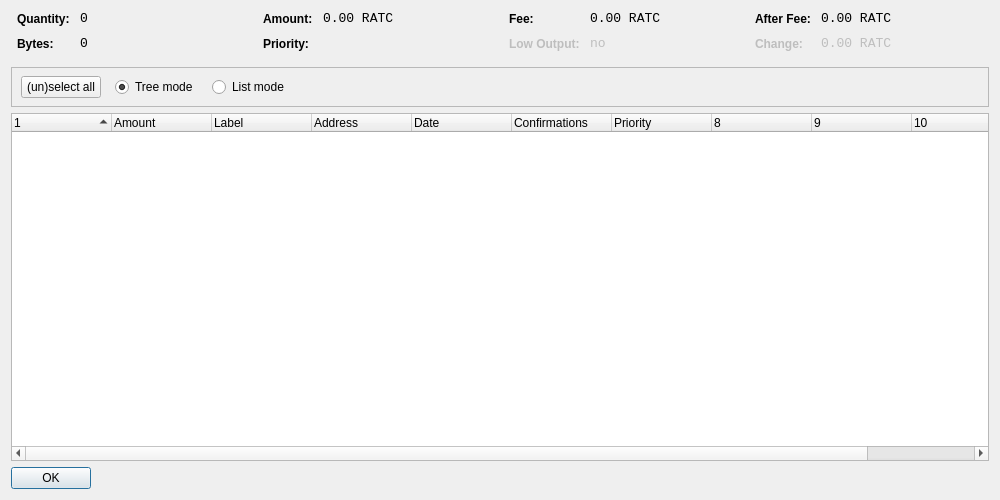
<?xml version="1.0" encoding="UTF-8"?>
<ui version="4.0">
 <class>CoinControlDialog</class>
 <widget class="QDialog" name="CoinControlDialog">
  <property name="geometry">
   <rect>
    <x>0</x>
    <y>0</y>
    <width>1000</width>
    <height>500</height>
   </rect>
  </property>
  <property name="windowTitle">
   <string>Coin Control</string>
  </property>
  <layout class="QVBoxLayout" name="verticalLayout">
   <item>
    <layout class="QHBoxLayout" name="horizontalLayoutTop" stretch="0,0,0,0">
     <property name="topMargin">
      <number>0</number>
     </property>
     <property name="bottomMargin">
      <number>10</number>
     </property>
     <item>
      <layout class="QFormLayout" name="formLayoutCoinControl1">
       <property name="horizontalSpacing">
        <number>10</number>
       </property>
       <property name="verticalSpacing">
        <number>10</number>
       </property>
       <property name="leftMargin">
        <number>6</number>
       </property>
       <property name="rightMargin">
        <number>6</number>
       </property>
       <item row="0" column="0">
        <widget class="QLabel" name="labelCoinControlQuantityText">
         <property name="styleSheet">
          <string notr="true">font-weight:bold;</string>
         </property>
         <property name="text">
          <string>Quantity:</string>
         </property>
        </widget>
       </item>
       <item row="0" column="1">
        <widget class="QLabel" name="labelCoinControlQuantity">
         <property name="font">
          <font>
           <family>Monospace</family>
           <pointsize>10</pointsize>
          </font>
         </property>
         <property name="cursor">
          <cursorShape>IBeamCursor</cursorShape>
         </property>
         <property name="contextMenuPolicy">
          <enum>Qt::ActionsContextMenu</enum>
         </property>
         <property name="text">
          <string>0</string>
         </property>
         <property name="textInteractionFlags">
          <set>Qt::LinksAccessibleByMouse|Qt::TextSelectableByKeyboard|Qt::TextSelectableByMouse</set>
         </property>
        </widget>
       </item>
       <item row="1" column="0">
        <widget class="QLabel" name="labelCoinControlBytesText">
         <property name="styleSheet">
          <string notr="true">font-weight:bold;</string>
         </property>
         <property name="text">
          <string>Bytes:</string>
         </property>
        </widget>
       </item>
       <item row="1" column="1">
        <widget class="QLabel" name="labelCoinControlBytes">
         <property name="font">
          <font>
           <family>Monospace</family>
           <pointsize>10</pointsize>
          </font>
         </property>
         <property name="cursor">
          <cursorShape>IBeamCursor</cursorShape>
         </property>
         <property name="contextMenuPolicy">
          <enum>Qt::ActionsContextMenu</enum>
         </property>
         <property name="text">
          <string>0</string>
         </property>
         <property name="textInteractionFlags">
          <set>Qt::LinksAccessibleByMouse|Qt::TextSelectableByKeyboard|Qt::TextSelectableByMouse</set>
         </property>
        </widget>
       </item>
      </layout>
     </item>
     <item>
      <layout class="QFormLayout" name="formLayoutCoinControl2">
       <property name="horizontalSpacing">
        <number>10</number>
       </property>
       <property name="verticalSpacing">
        <number>10</number>
       </property>
       <property name="leftMargin">
        <number>6</number>
       </property>
       <property name="rightMargin">
        <number>6</number>
       </property>
       <item row="0" column="0">
        <widget class="QLabel" name="labelCoinControlAmountText">
         <property name="styleSheet">
          <string notr="true">font-weight:bold;</string>
         </property>
         <property name="text">
          <string>Amount:</string>
         </property>
        </widget>
       </item>
       <item row="0" column="1">
        <widget class="QLabel" name="labelCoinControlAmount">
         <property name="font">
          <font>
           <family>Monospace</family>
           <pointsize>10</pointsize>
          </font>
         </property>
         <property name="cursor">
          <cursorShape>IBeamCursor</cursorShape>
         </property>
         <property name="contextMenuPolicy">
          <enum>Qt::ActionsContextMenu</enum>
         </property>
         <property name="text">
          <string>0.00 RATC</string>
         </property>
         <property name="textInteractionFlags">
          <set>Qt::LinksAccessibleByMouse|Qt::TextSelectableByKeyboard|Qt::TextSelectableByMouse</set>
         </property>
        </widget>
       </item>
       <item row="1" column="0">
        <widget class="QLabel" name="labelCoinControlPriorityText">
         <property name="styleSheet">
          <string notr="true">font-weight:bold;</string>
         </property>
         <property name="text">
          <string>Priority:</string>
         </property>
        </widget>
       </item>
       <item row="1" column="1">
        <widget class="QLabel" name="labelCoinControlPriority">
         <property name="font">
          <font>
           <family>Monospace</family>
           <pointsize>10</pointsize>
          </font>
         </property>
         <property name="cursor">
          <cursorShape>IBeamCursor</cursorShape>
         </property>
         <property name="contextMenuPolicy">
          <enum>Qt::ActionsContextMenu</enum>
         </property>
         <property name="text">
          <string/>
         </property>
         <property name="textInteractionFlags">
          <set>Qt::LinksAccessibleByMouse|Qt::TextSelectableByKeyboard|Qt::TextSelectableByMouse</set>
         </property>
        </widget>
       </item>
      </layout>
     </item>
     <item>
      <layout class="QFormLayout" name="formLayoutCoinControl3">
       <property name="horizontalSpacing">
        <number>10</number>
       </property>
       <property name="verticalSpacing">
        <number>10</number>
       </property>
       <property name="leftMargin">
        <number>6</number>
       </property>
       <property name="rightMargin">
        <number>6</number>
       </property>
       <item row="0" column="0">
        <widget class="QLabel" name="labelCoinControlFeeText">
         <property name="styleSheet">
          <string notr="true">font-weight:bold;</string>
         </property>
         <property name="text">
          <string>Fee:</string>
         </property>
        </widget>
       </item>
       <item row="0" column="1">
        <widget class="QLabel" name="labelCoinControlFee">
         <property name="font">
          <font>
           <family>Monospace</family>
           <pointsize>10</pointsize>
          </font>
         </property>
         <property name="cursor">
          <cursorShape>IBeamCursor</cursorShape>
         </property>
         <property name="contextMenuPolicy">
          <enum>Qt::ActionsContextMenu</enum>
         </property>
         <property name="text">
          <string>0.00 RATC</string>
         </property>
         <property name="textInteractionFlags">
          <set>Qt::LinksAccessibleByMouse|Qt::TextSelectableByKeyboard|Qt::TextSelectableByMouse</set>
         </property>
        </widget>
       </item>
       <item row="1" column="0">
        <widget class="QLabel" name="labelCoinControlLowOutputText">
         <property name="enabled">
          <bool>false</bool>
         </property>
         <property name="styleSheet">
          <string notr="true">font-weight:bold;</string>
         </property>
         <property name="text">
          <string>Low Output:</string>
         </property>
        </widget>
       </item>
       <item row="1" column="1">
        <widget class="QLabel" name="labelCoinControlLowOutput">
         <property name="enabled">
          <bool>false</bool>
         </property>
         <property name="font">
          <font>
           <family>Monospace</family>
           <pointsize>10</pointsize>
          </font>
         </property>
         <property name="cursor">
          <cursorShape>IBeamCursor</cursorShape>
         </property>
         <property name="contextMenuPolicy">
          <enum>Qt::ActionsContextMenu</enum>
         </property>
         <property name="text">
          <string>no</string>
         </property>
         <property name="textInteractionFlags">
          <set>Qt::LinksAccessibleByMouse|Qt::TextSelectableByKeyboard|Qt::TextSelectableByMouse</set>
         </property>
        </widget>
       </item>
      </layout>
     </item>
     <item>
      <layout class="QFormLayout" name="formLayoutCoinControl4">
       <property name="fieldGrowthPolicy">
        <enum>QFormLayout::AllNonFixedFieldsGrow</enum>
       </property>
       <property name="horizontalSpacing">
        <number>10</number>
       </property>
       <property name="verticalSpacing">
        <number>10</number>
       </property>
       <property name="leftMargin">
        <number>6</number>
       </property>
       <property name="rightMargin">
        <number>6</number>
       </property>
       <item row="0" column="0">
        <widget class="QLabel" name="labelCoinControlAfterFeeText">
         <property name="styleSheet">
          <string notr="true">font-weight:bold;</string>
         </property>
         <property name="text">
          <string>After Fee:</string>
         </property>
        </widget>
       </item>
       <item row="0" column="1">
        <widget class="QLabel" name="labelCoinControlAfterFee">
         <property name="font">
          <font>
           <family>Monospace</family>
           <pointsize>10</pointsize>
          </font>
         </property>
         <property name="cursor">
          <cursorShape>IBeamCursor</cursorShape>
         </property>
         <property name="contextMenuPolicy">
          <enum>Qt::ActionsContextMenu</enum>
         </property>
         <property name="text">
          <string>0.00 RATC</string>
         </property>
         <property name="textInteractionFlags">
          <set>Qt::LinksAccessibleByMouse|Qt::TextSelectableByKeyboard|Qt::TextSelectableByMouse</set>
         </property>
        </widget>
       </item>
       <item row="1" column="0">
        <widget class="QLabel" name="labelCoinControlChangeText">
         <property name="enabled">
          <bool>false</bool>
         </property>
         <property name="styleSheet">
          <string notr="true">font-weight:bold;</string>
         </property>
         <property name="text">
          <string>Change:</string>
         </property>
        </widget>
       </item>
       <item row="1" column="1">
        <widget class="QLabel" name="labelCoinControlChange">
         <property name="enabled">
          <bool>false</bool>
         </property>
         <property name="font">
          <font>
           <family>Monospace</family>
           <pointsize>10</pointsize>
          </font>
         </property>
         <property name="cursor">
          <cursorShape>IBeamCursor</cursorShape>
         </property>
         <property name="contextMenuPolicy">
          <enum>Qt::ActionsContextMenu</enum>
         </property>
         <property name="text">
          <string>0.00 RATC</string>
         </property>
         <property name="textInteractionFlags">
          <set>Qt::LinksAccessibleByMouse|Qt::TextSelectableByKeyboard|Qt::TextSelectableByMouse</set>
         </property>
        </widget>
       </item>
      </layout>
     </item>
    </layout>
   </item>
   <item>
    <widget class="QFrame" name="frame">
     <property name="minimumSize">
      <size>
       <width>0</width>
       <height>40</height>
      </size>
     </property>
     <property name="frameShape">
      <enum>QFrame::StyledPanel</enum>
     </property>
     <property name="frameShadow">
      <enum>QFrame::Sunken</enum>
     </property>
     <widget class="QWidget" name="horizontalLayoutWidget">
      <property name="geometry">
       <rect>
        <x>10</x>
        <y>0</y>
        <width>781</width>
        <height>41</height>
       </rect>
      </property>
      <layout class="QHBoxLayout" name="horizontalLayoutPanel" stretch="0,0,0,0">
       <property name="spacing">
        <number>14</number>
       </property>
       <item>
        <widget class="QPushButton" name="pushButtonSelectAll">
         <property name="sizePolicy">
          <sizepolicy hsizetype="Maximum" vsizetype="Fixed">
           <horstretch>0</horstretch>
           <verstretch>0</verstretch>
          </sizepolicy>
         </property>
         <property name="text">
          <string>(un)select all</string>
         </property>
        </widget>
       </item>
       <item>
        <widget class="QRadioButton" name="radioTreeMode">
         <property name="sizePolicy">
          <sizepolicy hsizetype="Maximum" vsizetype="Fixed">
           <horstretch>0</horstretch>
           <verstretch>0</verstretch>
          </sizepolicy>
         </property>
         <property name="text">
          <string>Tree mode</string>
         </property>
         <property name="checked">
          <bool>true</bool>
         </property>
        </widget>
       </item>
       <item>
        <widget class="QRadioButton" name="radioListMode">
         <property name="sizePolicy">
          <sizepolicy hsizetype="Maximum" vsizetype="Fixed">
           <horstretch>0</horstretch>
           <verstretch>0</verstretch>
          </sizepolicy>
         </property>
         <property name="text">
          <string>List mode</string>
         </property>
        </widget>
       </item>
       <item>
        <spacer name="horizontalSpacer">
         <property name="orientation">
          <enum>Qt::Horizontal</enum>
         </property>
         <property name="sizeHint" stdset="0">
          <size>
           <width>40</width>
           <height>20</height>
          </size>
         </property>
        </spacer>
       </item>
      </layout>
     </widget>
    </widget>
   </item>
   <item>
    <widget class="CoinControlTreeWidget" name="treeWidget">
     <property name="contextMenuPolicy">
      <enum>Qt::CustomContextMenu</enum>
     </property>
     <property name="sortingEnabled">
      <bool>false</bool>
     </property>
     <property name="columnCount">
      <number>11</number>
     </property>
     <attribute name="headerShowSortIndicator" stdset="0">
      <bool>true</bool>
     </attribute>
     <attribute name="headerStretchLastSection">
      <bool>false</bool>
     </attribute>
     <column>
      <property name="text">
       <string/>
      </property>
     </column>
     <column>
      <property name="text">
       <string>Amount</string>
      </property>
     </column>
     <column>
      <property name="text">
       <string>Label</string>
      </property>
     </column>
     <column>
      <property name="text">
       <string>Address</string>
      </property>
     </column>
     <column>
      <property name="text">
       <string>Date</string>
      </property>
     </column>
     <column>
      <property name="text">
       <string>Confirmations</string>
      </property>
      <property name="toolTip">
       <string>Confirmed</string>
      </property>
     </column>
     <column>
      <property name="text">
       <string>Priority</string>
      </property>
     </column>
     <column>
      <property name="text">
       <string/>
      </property>
     </column>
     <column>
      <property name="text">
       <string/>
      </property>
     </column>
     <column>
      <property name="text">
       <string/>
      </property>
     </column>
     <column>
      <property name="text">
       <string/>
      </property>
     </column>
    </widget>
   </item>
   <item>
    <widget class="QDialogButtonBox" name="buttonBox">
     <property name="sizePolicy">
      <sizepolicy hsizetype="Maximum" vsizetype="Fixed">
       <horstretch>0</horstretch>
       <verstretch>0</verstretch>
      </sizepolicy>
     </property>
     <property name="orientation">
      <enum>Qt::Horizontal</enum>
     </property>
     <property name="standardButtons">
      <set>QDialogButtonBox::Ok</set>
     </property>
    </widget>
   </item>
  </layout>
 </widget>
 <customwidgets>
  <customwidget>
   <class>CoinControlTreeWidget</class>
   <extends>QTreeWidget</extends>
   <header>coincontroltreewidget.h</header>
  </customwidget>
 </customwidgets>
 <resources/>
 <connections/>
</ui>
